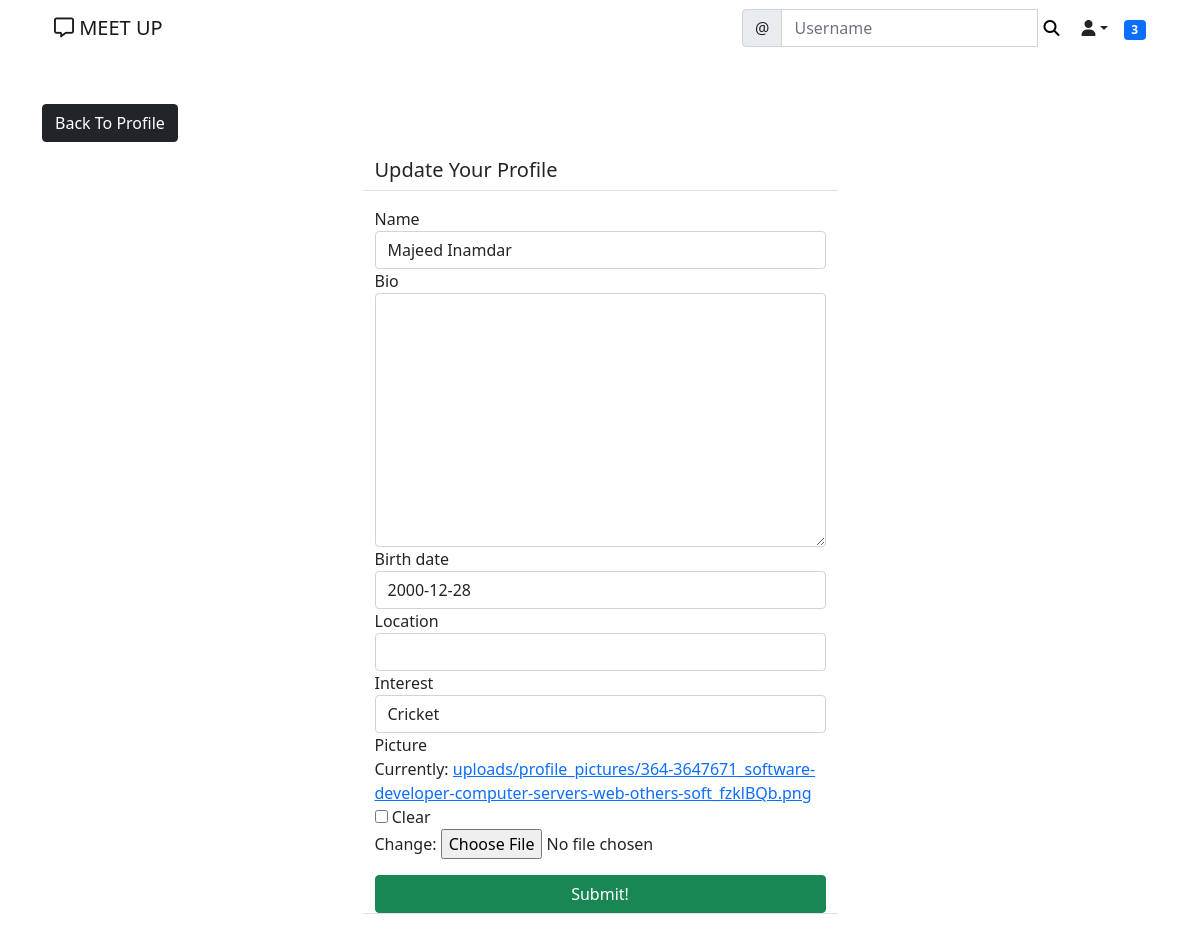
/meet/profile/edit/2/ (signed in), run on the app's committed database.
### meet/models.py (models this page shows)
class UserProfile(models.Model):
	user = models.OneToOneField(User, primary_key=True, verbose_name='user', related_name='profile', on_delete=models.CASCADE)
	name = models.CharField(max_length=30, blank=True, null=True)
	bio = models.TextField(max_length=500, blank=True, null=True)
	interest = models.CharField(max_length=100, blank=True, null=True)
	birth_date =models.DateField(null=True, blank=True)
	location = models.CharField(max_length=100, blank=True, null=True)
	picture = models.ImageField(upload_to='uploads/profile_pictures', default='uploads/profile_pictures/default.png', blank=True)
	followers = models.ManyToManyField(User, blank=True, related_name='followers')

### meet/views.py (the view, shortened to what this page needs)
# urls.py: path('profile/edit/<int:pk>/', ProfileEditView.as_view(), name='profile-edit'),
class ProfileEditView(LoginRequiredMixin, UserPassesTestMixin, UpdateView):
    model = UserProfile
    fields = ['name', 'bio', 'birth_date', 'location', 'interest', 'picture']
    template_name = 'meet/profile_edit.html'
    def test_func(self):
        profile = self.get_object()
        return self.request.user == profile.user

### landing/templatetags/custom_tags.py (called while the page is built)
@register.inclusion_tag('meet/show_notifications.html', takes_context=True)
def show_notifications(context):
	request_user = context['request'].user
	notifications = Notification.objects.filter(to_user=request_user).exclude(user_has_seen=True).order_by('-date')
	return {'notifications': notifications}

### meet/templates/meet/profile_edit.html (shortened to what this page needs)
{% extends 'landing/base.html' %}
{% load crispy_forms_tags %}
{% block content %}
<div class="container">
    <div class="row mt-5">
        <div class="col-md-5 col-sm-6">
            <a href="{% url 'profile' object.pk %}" class="btn btn-dark">Back To Profile</a>
        </div>
    </div>
    <div class="row justify-content-center mt-3">
        <div class="col-md-5 col-sm-12 border-bottom">
            <h5>Update Your Profile</h5>
        </div>
    </div>
    <div class="row justify-content-center mt-3 mb-5">
        <div class="col-md-5 col-sm-12 border-bottom">
            <form method="POST" enctype="multipart/form-data">
                {{ form | crispy }}
                <div class="d-grid gap-2">
                    <button class="btn btn-success mt-3">Submit!</button>
                </div>
            </form>
        </div>
    </div>
</div>
{% endblock content %}

### data on the page
UserProfile: name "Majeed Inamdar", birth_date "2000-12-28", interest "Cricket"

### other printed values
{{ notifications.count }} "3"
